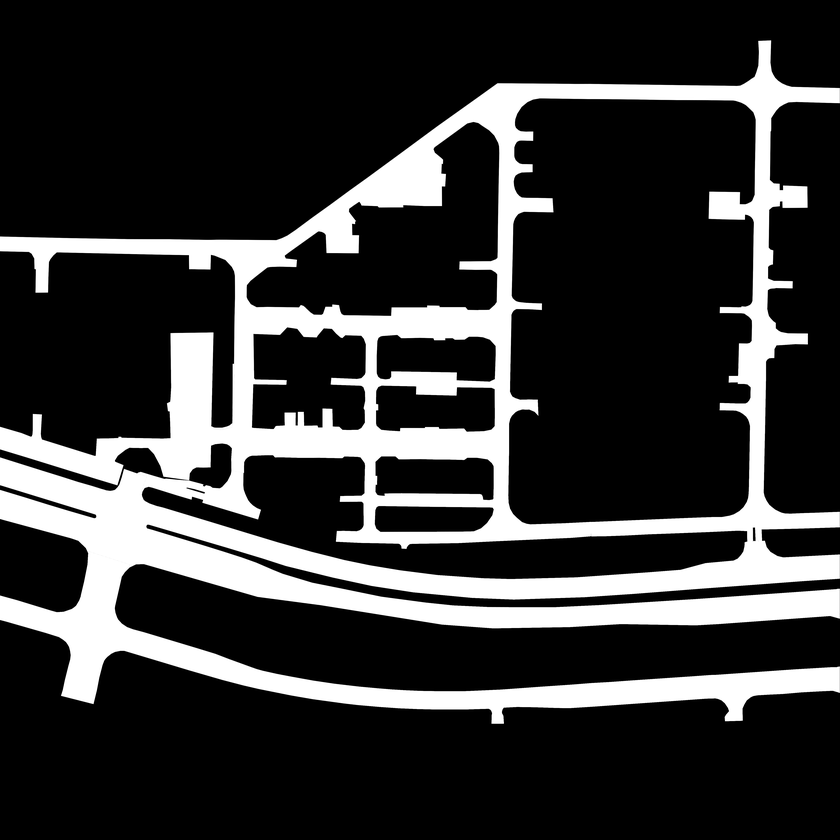
#> input picture PathPlanning/AStar/2_3_label.png, 840 x 840 px, shrunk from 5001 x 5001 before the run
$ python env_road.py
#> lines starting #> are read from the running program, lines starting #| are printed output that depends on the picture; after the words box and inside, x2 and y2 are one past the last pixel; in counts of white or black regions, pixels touching at a corner belong together
"""
函数功能：读取地图，存储到一个变量中再显示出来
函数输入：
函数输出：
"""

import numpy as np

import matplotlib.pyplot as plt
import matplotlib.image as mpimg
import math
# from a_star import *


# from pylab import *
class Node:

    # [5 lines left out: function __init__, not called in this run]

    def __str__(self):
        return str(self.x) + "," + str(self.y) + "," + str(self.cost) + "," + str(self.pind)

# 将 RGB 转为灰度图
def rgb2gray(rgb):
    return np.dot(rgb[..., :3], [0.299, 0.587, 0.114])


def grey2bin(grey):
    return np.where(grey > 0.5, 1.0, 0)

# [131 lines left out: functions calc_fianl_path, a_star_planning, calc_heuristic, verify_node, calc_obstacle_map, not called in this run]


def calc_index(node, xwidth, xmin, ymin):
    return (node.y - ymin) * xwidth + (node.x - xmin)


# [12 lines left out: function get_motion_model, not called in this run]


if __name__ == '__main__':

    im = np.array(plt.imread('2_3_label.png'))
#> im is the input picture: shape (840, 840, 3) float32; min 0, max 1, mean 0.212

    im_grey = rgb2gray(im)

    im_bin = grey2bin(im_grey)
#> in grey2bin, `return np.where(grey > 0.5, 1.0, 0)`: returned value: shape (840, 840) float64; values 0 (black) and 1 (white), 21.2% white; 1 white region, box (x1, y1, x2, y2) and area: (0, 40, 840, 724) 149287

    sx = 100.0  # [m]
    sy = 1480.0  # [m]
    gx = 4500.0  # [m]
    gy = 4100.0  # [m]
    grid_size = 10.0  # [m]
    robot_size = 1.0  # [m]
    obs = np.where(im_bin == 0)
#> obs = 556313 positions, rows 0 to 839, columns 0 to 839
    ox = obs[1]  # [m]
    oy = obs[0]  # [m]
    oy = oy[::-1]  # 将向量倒序输出
    # print(oy)

    # rx, ry = a_star_planning(sx, sy, gx, gy, ox, oy, grid_size, robot_size)

    plt.imshow(im_bin)
    plt.plot(sx, sy, "rx")
    plt.plot(gx, gy, "bx")

    # plt.plot(rx, ry, "-r")
    plt.show()
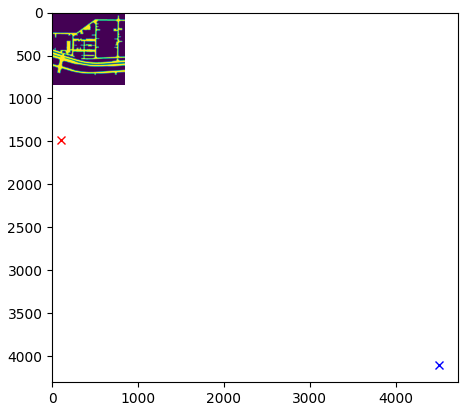
#> figure drawn by matplotlib, 1 panel
    print("process end")
